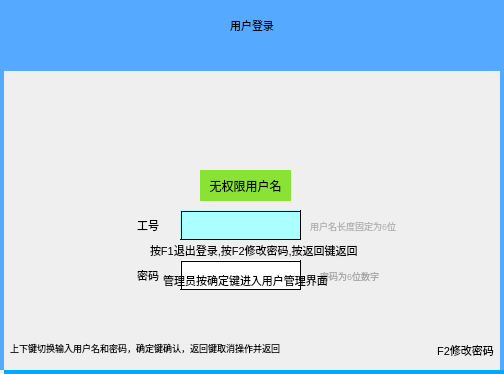
<?xml version="1.0" encoding="UTF-8"?>
<ui version="4.0">
 <class>usrlogin</class>
 <widget class="QWidget" name="usrlogin">
  <property name="geometry">
   <rect>
    <x>0</x>
    <y>0</y>
    <width>504</width>
    <height>374</height>
   </rect>
  </property>
  <property name="windowTitle">
   <string>Form</string>
  </property>
  <widget class="QLabel" name="label_passwd">
   <property name="geometry">
    <rect>
     <x>180</x>
     <y>260</y>
     <width>121</width>
     <height>30</height>
    </rect>
   </property>
   <property name="font">
    <font>
     <pointsize>8</pointsize>
    </font>
   </property>
   <property name="styleSheet">
    <string notr="true">background-color: rgb(255, 255, 255);border:2px groove light blue;padding:2px 4px;
</string>
   </property>
   <property name="text">
    <string/>
   </property>
  </widget>
  <widget class="QLabel" name="label_9">
   <property name="geometry">
    <rect>
     <x>500</x>
     <y>70</y>
     <width>4</width>
     <height>300</height>
    </rect>
   </property>
   <property name="styleSheet">
    <string notr="true">background-color: rgb(85, 170, 255);</string>
   </property>
   <property name="text">
    <string/>
   </property>
  </widget>
  <widget class="QLabel" name="label_usroption">
   <property name="geometry">
    <rect>
     <x>120</x>
     <y>210</y>
     <width>56</width>
     <height>30</height>
    </rect>
   </property>
   <property name="font">
    <font>
     <pointsize>8</pointsize>
    </font>
   </property>
   <property name="text">
    <string>工号</string>
   </property>
   <property name="alignment">
    <set>Qt::AlignCenter</set>
   </property>
  </widget>
  <widget class="QLabel" name="label_pwdtip">
   <property name="geometry">
    <rect>
     <x>320</x>
     <y>260</y>
     <width>121</width>
     <height>31</height>
    </rect>
   </property>
   <property name="font">
    <font>
     <pointsize>7</pointsize>
    </font>
   </property>
   <property name="styleSheet">
    <string notr="true">color: rgb(166, 166, 166);</string>
   </property>
   <property name="text">
    <string>密码为6位数字</string>
   </property>
  </widget>
  <widget class="QLabel" name="label_logintip2">
   <property name="geometry">
    <rect>
     <x>130</x>
     <y>270</y>
     <width>231</width>
     <height>20</height>
    </rect>
   </property>
   <property name="font">
    <font>
     <pointsize>8</pointsize>
    </font>
   </property>
   <property name="text">
    <string>管理员按确定键进入用户管理界面</string>
   </property>
   <property name="alignment">
    <set>Qt::AlignCenter</set>
   </property>
  </widget>
  <widget class="QLabel" name="label_8">
   <property name="geometry">
    <rect>
     <x>0</x>
     <y>70</y>
     <width>4</width>
     <height>300</height>
    </rect>
   </property>
   <property name="styleSheet">
    <string notr="true">background-color: rgb(85, 170, 255);</string>
   </property>
   <property name="text">
    <string/>
   </property>
  </widget>
  <widget class="QLabel" name="label_logintip">
   <property name="geometry">
    <rect>
     <x>150</x>
     <y>240</y>
     <width>271</width>
     <height>21</height>
    </rect>
   </property>
   <property name="font">
    <font>
     <pointsize>8</pointsize>
    </font>
   </property>
   <property name="text">
    <string>按F1退出登录,按F2修改密码,按返回键返回</string>
   </property>
   <property name="alignment">
    <set>Qt::AlignLeading|Qt::AlignLeft|Qt::AlignVCenter</set>
   </property>
  </widget>
  <widget class="QLabel" name="label_loginname">
   <property name="geometry">
    <rect>
     <x>180</x>
     <y>210</y>
     <width>121</width>
     <height>21</height>
    </rect>
   </property>
   <property name="font">
    <font>
     <pointsize>8</pointsize>
    </font>
   </property>
   <property name="text">
    <string/>
   </property>
   <property name="alignment">
    <set>Qt::AlignCenter</set>
   </property>
  </widget>
  <widget class="QLabel" name="label_user">
   <property name="geometry">
    <rect>
     <x>180</x>
     <y>210</y>
     <width>121</width>
     <height>30</height>
    </rect>
   </property>
   <property name="font">
    <font>
     <pointsize>8</pointsize>
    </font>
   </property>
   <property name="styleSheet">
    <string notr="true">border:2px groove light blue;padding:2px 4px;
background-color: rgb(170, 255, 255);
</string>
   </property>
   <property name="text">
    <string/>
   </property>
  </widget>
  <widget class="QLabel" name="label_tip2">
   <property name="geometry">
    <rect>
     <x>300</x>
     <y>300</y>
     <width>191</width>
     <height>16</height>
    </rect>
   </property>
   <property name="font">
    <font>
     <pointsize>7</pointsize>
    </font>
   </property>
   <property name="text">
    <string/>
   </property>
  </widget>
  <widget class="QLabel" name="label_4">
   <property name="geometry">
    <rect>
     <x>10</x>
     <y>340</y>
     <width>281</width>
     <height>16</height>
    </rect>
   </property>
   <property name="font">
    <font>
     <pointsize>7</pointsize>
    </font>
   </property>
   <property name="text">
    <string>上下键切换输入用户名和密码，确定键确认，返回键取消操作并返回</string>
   </property>
  </widget>
  <widget class="QLabel" name="label_loginflag">
   <property name="geometry">
    <rect>
     <x>200</x>
     <y>80</y>
     <width>90</width>
     <height>90</height>
    </rect>
   </property>
   <property name="styleSheet">
    <string notr="true">border-image: url(:/pic/loginout.png);</string>
   </property>
   <property name="text">
    <string/>
   </property>
  </widget>
  <widget class="QWidget" name="widget" native="true">
   <property name="geometry">
    <rect>
     <x>0</x>
     <y>0</y>
     <width>504</width>
     <height>71</height>
    </rect>
   </property>
   <property name="styleSheet">
    <string notr="true">background-color: rgb(85, 170, 255);</string>
   </property>
   <widget class="QLabel" name="label_3">
    <property name="geometry">
     <rect>
      <x>0</x>
      <y>0</y>
      <width>504</width>
      <height>51</height>
     </rect>
    </property>
    <property name="font">
     <font>
      <pointsize>8</pointsize>
      <weight>50</weight>
      <bold>false</bold>
     </font>
    </property>
    <property name="text">
     <string>用户登录</string>
    </property>
    <property name="alignment">
     <set>Qt::AlignCenter</set>
    </property>
   </widget>
  </widget>
  <widget class="QLabel" name="label_usrtip">
   <property name="geometry">
    <rect>
     <x>310</x>
     <y>210</y>
     <width>131</width>
     <height>31</height>
    </rect>
   </property>
   <property name="font">
    <font>
     <pointsize>7</pointsize>
    </font>
   </property>
   <property name="styleSheet">
    <string notr="true">color: rgb(179, 179, 179);</string>
   </property>
   <property name="text">
    <string>用户名长度固定为6位</string>
   </property>
  </widget>
  <widget class="QLabel" name="label_pwdoption">
   <property name="geometry">
    <rect>
     <x>120</x>
     <y>260</y>
     <width>56</width>
     <height>30</height>
    </rect>
   </property>
   <property name="font">
    <font>
     <pointsize>8</pointsize>
    </font>
   </property>
   <property name="text">
    <string>密码</string>
   </property>
   <property name="alignment">
    <set>Qt::AlignCenter</set>
   </property>
  </widget>
  <widget class="QLabel" name="label_nametip">
   <property name="geometry">
    <rect>
     <x>200</x>
     <y>170</y>
     <width>91</width>
     <height>31</height>
    </rect>
   </property>
   <property name="font">
    <font>
     <pointsize>9</pointsize>
    </font>
   </property>
   <property name="styleSheet">
    <string notr="true">background-color: rgb(138, 226, 52);</string>
   </property>
   <property name="text">
    <string>无权限用户名</string>
   </property>
   <property name="alignment">
    <set>Qt::AlignCenter</set>
   </property>
  </widget>
  <widget class="QLabel" name="label_10">
   <property name="geometry">
    <rect>
     <x>4</x>
     <y>370</y>
     <width>500</width>
     <height>4</height>
    </rect>
   </property>
   <property name="styleSheet">
    <string notr="true">background-color: rgb(0, 170, 255);</string>
   </property>
   <property name="text">
    <string/>
   </property>
  </widget>
  <widget class="QLabel" name="label_7">
   <property name="geometry">
    <rect>
     <x>430</x>
     <y>330</y>
     <width>71</width>
     <height>41</height>
    </rect>
   </property>
   <property name="font">
    <font>
     <pointsize>8</pointsize>
    </font>
   </property>
   <property name="text">
    <string>F2修改密码</string>
   </property>
   <property name="alignment">
    <set>Qt::AlignCenter</set>
   </property>
  </widget>
 </widget>
 <resources/>
 <connections/>
</ui>
